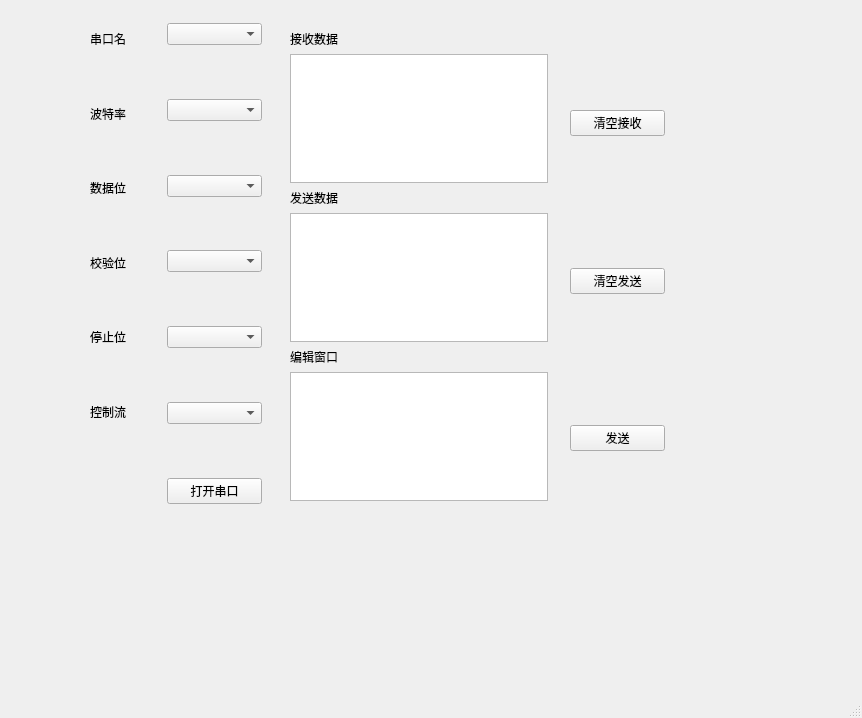
<?xml version="1.0" encoding="UTF-8"?>
<ui version="4.0">
 <class>MainWindow</class>
 <widget class="QMainWindow" name="MainWindow">
  <property name="geometry">
   <rect>
    <x>0</x>
    <y>0</y>
    <width>862</width>
    <height>718</height>
   </rect>
  </property>
  <property name="windowTitle">
   <string>MainWindow</string>
  </property>
  <widget class="QWidget" name="centralwidget">
   <widget class="QWidget" name="">
    <property name="geometry">
     <rect>
      <x>167</x>
      <y>23</y>
      <width>95</width>
      <height>481</height>
     </rect>
    </property>
    <layout class="QVBoxLayout" name="verticalLayout">
     <item>
      <widget class="QComboBox" name="PortBox">
       <property name="sizeAdjustPolicy">
        <enum>QComboBox::AdjustToContents</enum>
       </property>
      </widget>
     </item>
     <item>
      <spacer name="verticalSpacer">
       <property name="orientation">
        <enum>Qt::Vertical</enum>
       </property>
       <property name="sizeHint" stdset="0">
        <size>
         <width>20</width>
         <height>40</height>
        </size>
       </property>
      </spacer>
     </item>
     <item>
      <widget class="QComboBox" name="BaudBox"/>
     </item>
     <item>
      <spacer name="verticalSpacer_4">
       <property name="orientation">
        <enum>Qt::Vertical</enum>
       </property>
       <property name="sizeHint" stdset="0">
        <size>
         <width>20</width>
         <height>40</height>
        </size>
       </property>
      </spacer>
     </item>
     <item>
      <widget class="QComboBox" name="BitBox"/>
     </item>
     <item>
      <spacer name="verticalSpacer_5">
       <property name="orientation">
        <enum>Qt::Vertical</enum>
       </property>
       <property name="sizeHint" stdset="0">
        <size>
         <width>20</width>
         <height>40</height>
        </size>
       </property>
      </spacer>
     </item>
     <item>
      <widget class="QComboBox" name="ParityBox"/>
     </item>
     <item>
      <spacer name="verticalSpacer_6">
       <property name="orientation">
        <enum>Qt::Vertical</enum>
       </property>
       <property name="sizeHint" stdset="0">
        <size>
         <width>20</width>
         <height>40</height>
        </size>
       </property>
      </spacer>
     </item>
     <item>
      <widget class="QComboBox" name="StopBox"/>
     </item>
     <item>
      <spacer name="verticalSpacer_7">
       <property name="orientation">
        <enum>Qt::Vertical</enum>
       </property>
       <property name="sizeHint" stdset="0">
        <size>
         <width>20</width>
         <height>40</height>
        </size>
       </property>
      </spacer>
     </item>
     <item>
      <widget class="QComboBox" name="ControlBox"/>
     </item>
     <item>
      <spacer name="verticalSpacer_8">
       <property name="orientation">
        <enum>Qt::Vertical</enum>
       </property>
       <property name="sizeHint" stdset="0">
        <size>
         <width>20</width>
         <height>40</height>
        </size>
       </property>
      </spacer>
     </item>
     <item>
      <widget class="QPushButton" name="OpenSerialButton">
       <property name="text">
        <string>打开串口</string>
       </property>
      </widget>
     </item>
    </layout>
   </widget>
   <widget class="QWidget" name="">
    <property name="geometry">
     <rect>
      <x>90</x>
      <y>30</y>
      <width>47</width>
      <height>391</height>
     </rect>
    </property>
    <layout class="QVBoxLayout" name="verticalLayout_2">
     <item>
      <widget class="QLabel" name="label">
       <property name="text">
        <string>串口名</string>
       </property>
       <property name="alignment">
        <set>Qt::AlignLeading|Qt::AlignLeft|Qt::AlignVCenter</set>
       </property>
      </widget>
     </item>
     <item>
      <spacer name="verticalSpacer_9">
       <property name="orientation">
        <enum>Qt::Vertical</enum>
       </property>
       <property name="sizeHint" stdset="0">
        <size>
         <width>20</width>
         <height>40</height>
        </size>
       </property>
      </spacer>
     </item>
     <item>
      <widget class="QLabel" name="label_2">
       <property name="text">
        <string>波特率</string>
       </property>
      </widget>
     </item>
     <item>
      <spacer name="verticalSpacer_10">
       <property name="orientation">
        <enum>Qt::Vertical</enum>
       </property>
       <property name="sizeHint" stdset="0">
        <size>
         <width>20</width>
         <height>40</height>
        </size>
       </property>
      </spacer>
     </item>
     <item>
      <widget class="QLabel" name="label_3">
       <property name="text">
        <string>数据位</string>
       </property>
      </widget>
     </item>
     <item>
      <spacer name="verticalSpacer_11">
       <property name="orientation">
        <enum>Qt::Vertical</enum>
       </property>
       <property name="sizeHint" stdset="0">
        <size>
         <width>20</width>
         <height>40</height>
        </size>
       </property>
      </spacer>
     </item>
     <item>
      <widget class="QLabel" name="label_4">
       <property name="text">
        <string>校验位</string>
       </property>
      </widget>
     </item>
     <item>
      <spacer name="verticalSpacer_12">
       <property name="orientation">
        <enum>Qt::Vertical</enum>
       </property>
       <property name="sizeHint" stdset="0">
        <size>
         <width>20</width>
         <height>40</height>
        </size>
       </property>
      </spacer>
     </item>
     <item>
      <widget class="QLabel" name="label_5">
       <property name="text">
        <string>停止位</string>
       </property>
      </widget>
     </item>
     <item>
      <spacer name="verticalSpacer_13">
       <property name="orientation">
        <enum>Qt::Vertical</enum>
       </property>
       <property name="sizeHint" stdset="0">
        <size>
         <width>20</width>
         <height>40</height>
        </size>
       </property>
      </spacer>
     </item>
     <item>
      <widget class="QLabel" name="label_6">
       <property name="text">
        <string>控制流</string>
       </property>
      </widget>
     </item>
    </layout>
   </widget>
   <widget class="QWidget" name="">
    <property name="geometry">
     <rect>
      <x>570</x>
      <y>110</y>
      <width>95</width>
      <height>341</height>
     </rect>
    </property>
    <layout class="QVBoxLayout" name="verticalLayout_3">
     <item>
      <widget class="QPushButton" name="ClearShowButton">
       <property name="text">
        <string>清空接收</string>
       </property>
      </widget>
     </item>
     <item>
      <spacer name="verticalSpacer_2">
       <property name="orientation">
        <enum>Qt::Vertical</enum>
       </property>
       <property name="sizeHint" stdset="0">
        <size>
         <width>20</width>
         <height>40</height>
        </size>
       </property>
      </spacer>
     </item>
     <item>
      <widget class="QPushButton" name="ClearButton">
       <property name="text">
        <string>清空发送</string>
       </property>
      </widget>
     </item>
     <item>
      <spacer name="verticalSpacer_3">
       <property name="orientation">
        <enum>Qt::Vertical</enum>
       </property>
       <property name="sizeHint" stdset="0">
        <size>
         <width>20</width>
         <height>40</height>
        </size>
       </property>
      </spacer>
     </item>
     <item>
      <widget class="QPushButton" name="SendEditBtn1">
       <property name="text">
        <string>发送</string>
       </property>
      </widget>
     </item>
    </layout>
   </widget>
   <widget class="QWidget" name="">
    <property name="geometry">
     <rect>
      <x>290</x>
      <y>30</y>
      <width>258</width>
      <height>471</height>
     </rect>
    </property>
    <layout class="QVBoxLayout" name="verticalLayout_4">
     <item>
      <widget class="QLabel" name="label_8">
       <property name="text">
        <string>接收数据</string>
       </property>
      </widget>
     </item>
     <item>
      <widget class="QTextEdit" name="DataReceived"/>
     </item>
     <item>
      <widget class="QLabel" name="label_9">
       <property name="text">
        <string>发送数据</string>
       </property>
      </widget>
     </item>
     <item>
      <widget class="QTextEdit" name="DataSend"/>
     </item>
     <item>
      <widget class="QLabel" name="label_7">
       <property name="text">
        <string>编辑窗口</string>
       </property>
      </widget>
     </item>
     <item>
      <widget class="QPlainTextEdit" name="Edit1"/>
     </item>
    </layout>
   </widget>
  </widget>
  <widget class="QMenuBar" name="menubar">
   <property name="geometry">
    <rect>
     <x>0</x>
     <y>0</y>
     <width>862</width>
     <height>26</height>
    </rect>
   </property>
  </widget>
  <widget class="QStatusBar" name="statusbar"/>
 </widget>
 <resources/>
 <connections/>
</ui>
